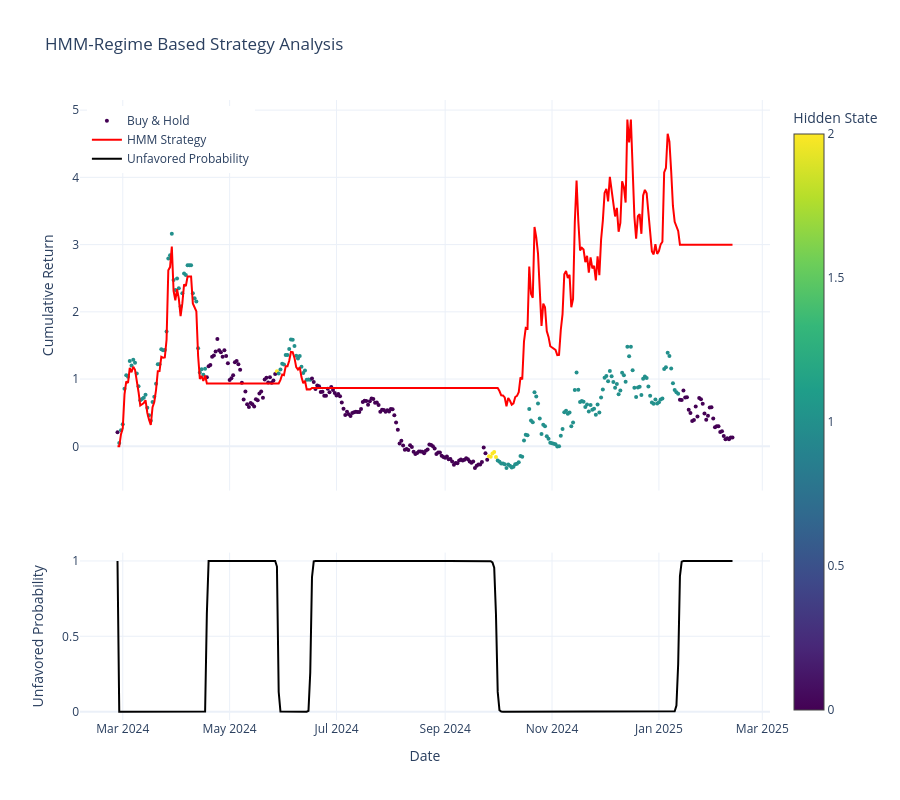

Here is the notebook cell this chart was saved with:
### Code cell
import plotly.graph_objects as go
from plotly.subplots import make_subplots

def plot_hmm_results(df):
    """
    Given a DataFrame (such as that returned by transact_at_open()) that includes:
      - Date (as a column)
      - 'hidden _state': the raw state from the HMM (e.g. 0, 1, or 2)
      - 'cum_buy_hold_return': cumulative return from buying and holding the asset
      - 'cum_strategy_return': cumulative return from the HMM-based strategy
      - 'unfav': the probability that the state is unfavored
    this function produces a two-panel interactive Plotly plot.
    """
    
    # Ensure Date is datetime
    df['Date'] = pd.to_datetime(df['Date'])
    df = df.sort_values('Date')
    
    # Create figure with secondary y-axis
    fig = make_subplots(rows=2, cols=1, 
                       shared_xaxes=True,
                       vertical_spacing=0.1,
                       row_heights=[0.7, 0.3])

    # Top Panel: Returns
    # Scatter plot for buy & hold returns colored by state
    fig.add_trace(
        go.Scatter(
            x=df['Date'],
            y=df['cum_buy_hold_return'],
            mode='markers',
            name='Buy & Hold',
            marker=dict(
                size=4,
                color=df['hidden_state'],
                colorscale='Viridis',
                showscale=True,
                colorbar=dict(title='Hidden State')
            )
        ),
        row=1, col=1
    )
    
    # Line plot for strategy returns
    fig.add_trace(
        go.Scatter(
            x=df['Date'],
            y=df['cum_strategy_return'],
            mode='lines',
            name='HMM Strategy',
            line=dict(color='red', width=2)
        ),
        row=1, col=1
    )
    
    # Bottom Panel: Unfavored Probability
    fig.add_trace(
        go.Scatter(
            x=df['Date'],
            y=df['unfav'],
            mode='lines',
            name='Unfavored Probability',
            line=dict(color='black', width=2)
        ),
        row=2, col=1
    )
    
    # Update layout
    fig.update_layout(
        title='HMM-Regime Based Strategy Analysis',
        template='plotly_white',
        height=800,
        showlegend=True,
        legend=dict(
            yanchor="top",
            y=0.99,
            xanchor="left",
            x=0.01
        )
    )
    
    # Update y-axes labels
    fig.update_yaxes(title_text="Cumulative Return", row=1, col=1)
    fig.update_yaxes(title_text="Unfavored Probability", row=2, col=1)
    
    # Update x-axis label
    fig.update_xaxes(title_text="Date", row=2, col=1)
    
    # Show the plot
    fig.show()

# Example usage:
plot_hmm_results(compiled_df)

### Figure 1 — Plotly figure (JSON) as saved in the notebook; plotly's stock layout.template omitted (floating-point values rounded to 4 significant figures; data arrays with more than 128 entries replaced by an {"elided": "..."} marker saying what was removed)
{"data": [{"marker": {"color": {"elided": "352 int values"}, "colorbar": {"title": {"text": "Hidden State"}}, "colorscale": [[0, "#440154"], [0.1111, "#482878"], [0.2222, "#3e4989"], [0.3333, "#31688e"], [0.4444, "#26828e"], [0.5556, "#1f9e89"], [0.6667, "#35b779"], [0.7778, "#6ece58"], [0.8889, "#b5de2b"], [1, "#fde725"]], "showscale": true, "size": 4}, "mode": "markers", "name": "Buy & Hold", "type": "scatter", "x": {"elided": "352 str values"}, "xaxis": "x", "y": {"elided": "352 float values"}, "yaxis": "y"}, {"line": {"color": "red", "width": 2}, "mode": "lines", "name": "HMM Strategy", "type": "scatter", "x": {"elided": "352 str values"}, "xaxis": "x", "y": {"elided": "352 float values"}, "yaxis": "y"}, {"line": {"color": "black", "width": 2}, "mode": "lines", "name": "Unfavored Probability", "type": "scatter", "x": {"elided": "352 str values"}, "xaxis": "x2", "y": {"elided": "352 float values"}, "yaxis": "y2"}], "layout": {"height": 800, "legend": {"x": 0.01, "xanchor": "left", "y": 0.99, "yanchor": "top"}, "showlegend": true, "title": {"text": "HMM-Regime Based Strategy Analysis"}, "xaxis": {"anchor": "y", "domain": [0, 1], "matches": "x2", "showticklabels": false}, "xaxis2": {"anchor": "y2", "domain": [0, 1], "title": {"text": "Date"}}, "yaxis": {"anchor": "x", "domain": [0.37, 1], "title": {"text": "Cumulative Return"}}, "yaxis2": {"anchor": "x2", "domain": [0, 0.27], "title": {"text": "Unfavored Probability"}}}}
